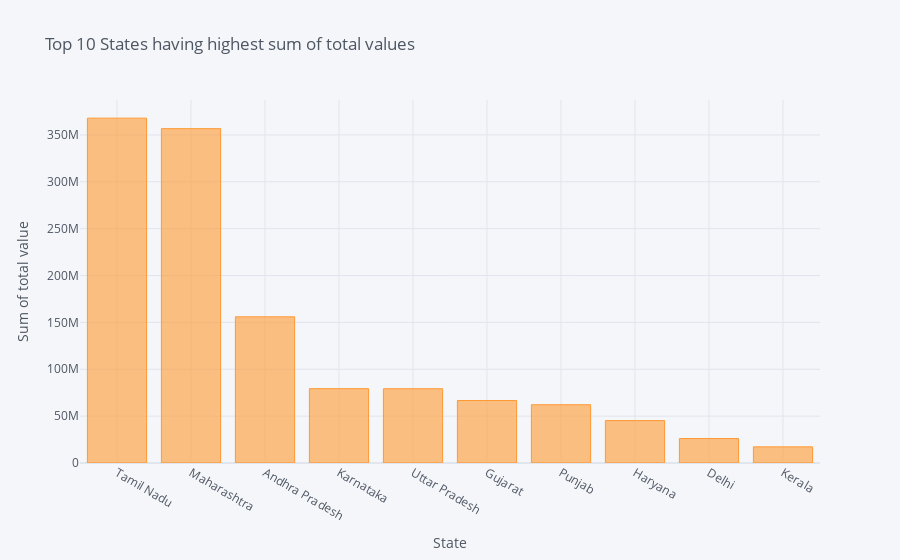

Notebook code cell kept with this figure:
### Markdown cell above
top 10 states having highest total value

### Code cell
sum_of_values.iplot(kind='bar',title='Top 10 States having highest sum of total values',xTitle='State',yTitle='Sum of total value')

### Figure 1 — Plotly figure (JSON) as saved in the notebook; plotly's stock layout.template omitted (floating-point values rounded to 4 significant figures)
{"data": [{"marker": {"color": "rgba(255, 153, 51, 0.6)", "line": {"color": "rgba(255, 153, 51, 1.0)", "width": 1}}, "name": "Total Value", "orientation": "v", "text": "", "type": "bar", "x": ["Tamil Nadu", "Maharashtra", "Andhra Pradesh", "Karnataka", "Uttar Pradesh", "Gujarat", "Punjab", "Haryana", "Delhi", "Kerala"], "y": [367900000.0, 356700000.0, 155900000.0, 79290000.0, 79230000.0, 66680000.0, 62170000.0, 45240000.0, 26090000.0, 17210000.0]}], "layout": {"legend": {"bgcolor": "#F5F6F9", "font": {"color": "#4D5663"}}, "paper_bgcolor": "#F5F6F9", "plot_bgcolor": "#F5F6F9", "title": {"font": {"color": "#4D5663"}, "text": "Top 10 States having highest sum of total values"}, "xaxis": {"gridcolor": "#E1E5ED", "showgrid": true, "tickfont": {"color": "#4D5663"}, "title": {"font": {"color": "#4D5663"}, "text": "State"}, "zerolinecolor": "#E1E5ED"}, "yaxis": {"gridcolor": "#E1E5ED", "showgrid": true, "tickfont": {"color": "#4D5663"}, "title": {"font": {"color": "#4D5663"}, "text": "Sum of total value"}, "zerolinecolor": "#E1E5ED"}}}
